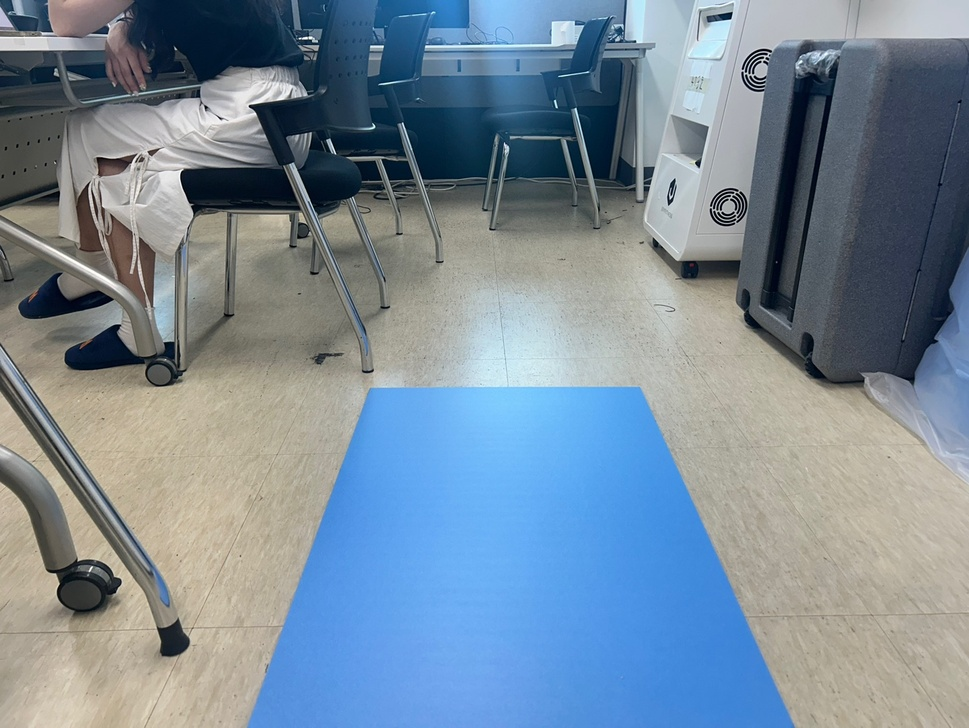
#> input picture test.jpeg, 969 x 728 px, shrunk from 1440 x 1081 before the run
$ python blue_filter.py
#> lines starting #> are read from the running program, lines starting #| are printed output that depends on the picture; after the words box and inside, x2 and y2 are one past the last pixel; in counts of white or black regions, pixels touching at a corner belong together
#> further down, img is the input picture: shape (728, 969, 3); mean R, G, B 120.5, 137.9, 152.2
import cv2
import numpy as np
from PIL import Image
import matplotlib.pyplot as plt

# ---- segmentation 함수 ----
def segment_blue_rgb(img_rgb,
                     rgb_thresh=((0, 0, 80), (120, 120, 255)),
                     hsv_thresh=((90, 50, 50), (140, 255, 255))):
    # RGB 임계
#> called with rgb_thresh = ((0, 0, 80), (120, 120, 255)), hsv_thresh = ((90, 50, 50), (140, 255, 255))
    rgb_min = np.array(rgb_thresh[0], np.uint8)
    rgb_max = np.array(rgb_thresh[1], np.uint8)
    mask_rgb = cv2.inRange(img_rgb, rgb_min, rgb_max)
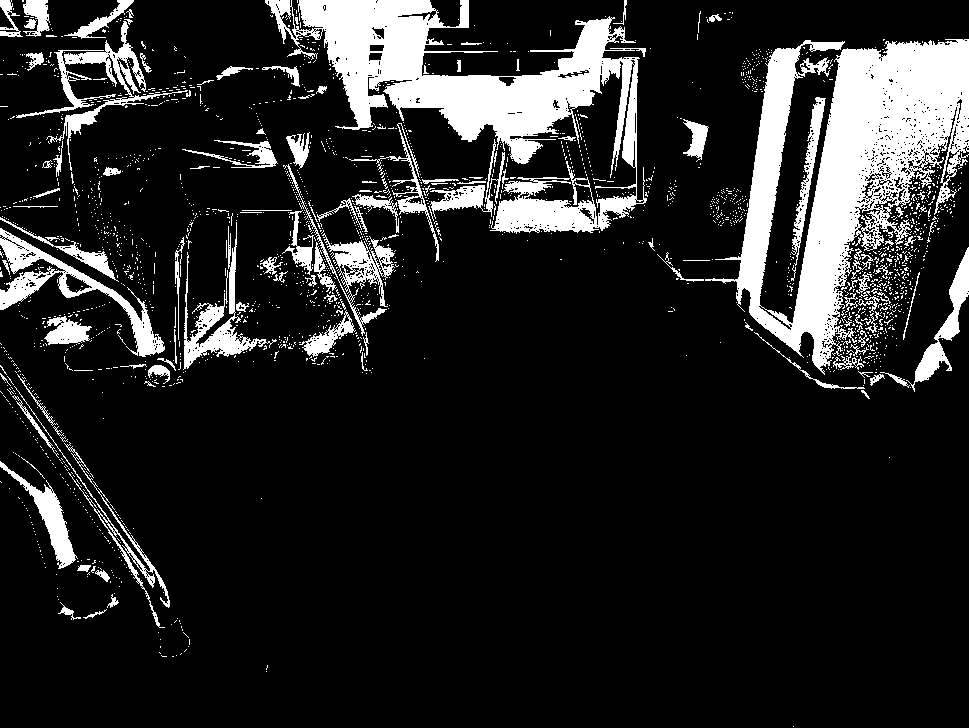
#> mask_rgb: shape (728, 969); 14.7% white; 2131 white regions (2007 under 20 px), largest, box (x1, y1, x2, y2) and area: (705, 39, 969, 375) 34993, (265, 0, 647, 234) 29752, (0, 228, 165, 357) 3910

    # HSV 임계
    img_hsv = cv2.cvtColor(img_rgb, cv2.COLOR_RGB2HSV)
#> img_hsv: shape (728, 969, 3); mean H, S, V 70.9, 78.7, 160.8
    hsv_min = np.array(hsv_thresh[0], np.uint8)
    hsv_max = np.array(hsv_thresh[1], np.uint8)
    mask_hsv = cv2.inRange(img_hsv, hsv_min, hsv_max)
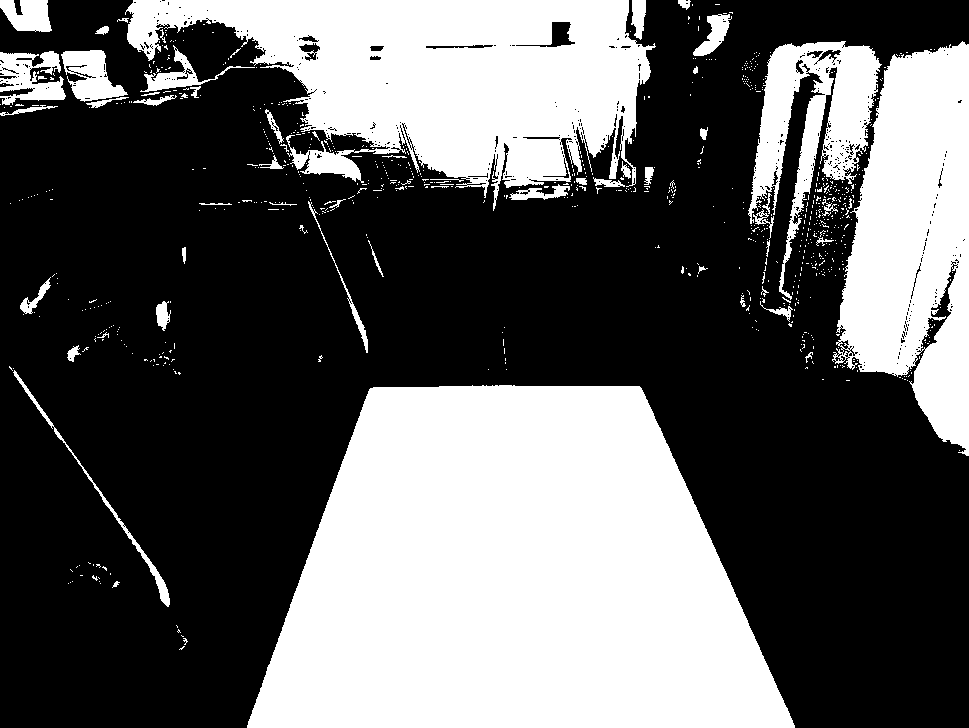
#> mask_hsv: shape (728, 969); 37.7% white; 831 white regions (772 under 20 px), largest, box (x1, y1, x2, y2) and area: (247, 385, 795, 728) 140407, (125, 0, 656, 211) 60635, (832, 41, 969, 456) 37182

    # 결합 + 잡음 제거
    mask = cv2.bitwise_or(mask_rgb, mask_hsv)
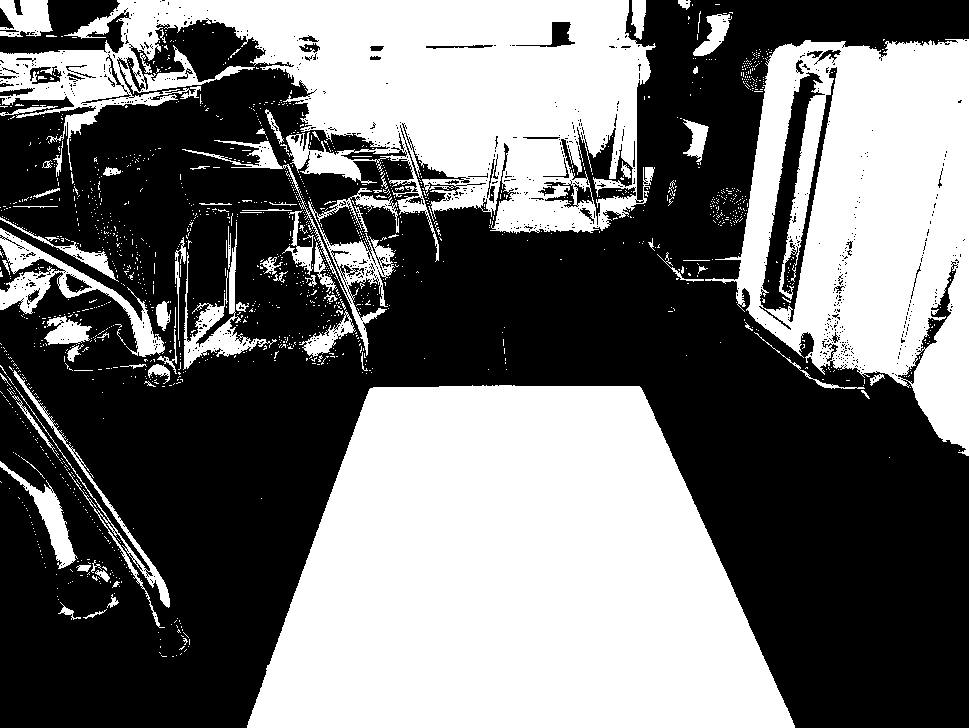
#> mask: shape (728, 969); 44.3% white; 1549 white regions (1464 under 20 px), largest, box (x1, y1, x2, y2) and area: (247, 385, 795, 728) 140411, (0, 0, 656, 262) 78101, (705, 39, 969, 456) 64538
    kernel = np.ones((5,5), np.uint8)
    mask = cv2.morphologyEx(mask, cv2.MORPH_OPEN, kernel, iterations=1)
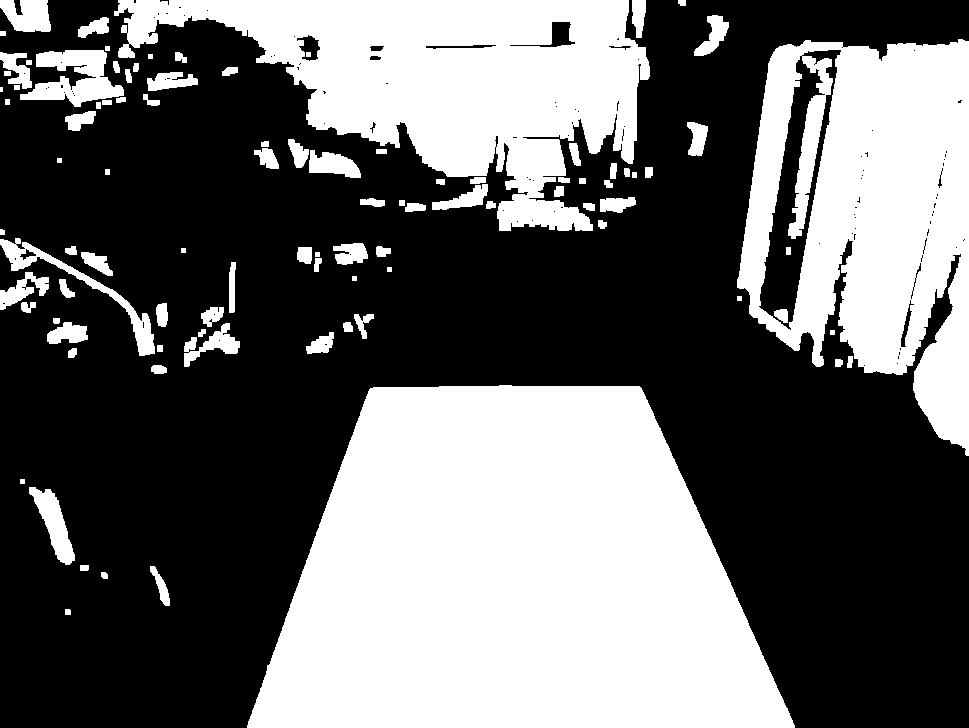
#> mask: shape (728, 969); 40.5% white; 97 white regions (1 under 20 px), largest, box (x1, y1, x2, y2) and area: (247, 385, 795, 728) 140399, (737, 39, 969, 456) 61062, (114, 0, 650, 231) 59994
    mask = cv2.morphologyEx(mask, cv2.MORPH_CLOSE, kernel, iterations=1)
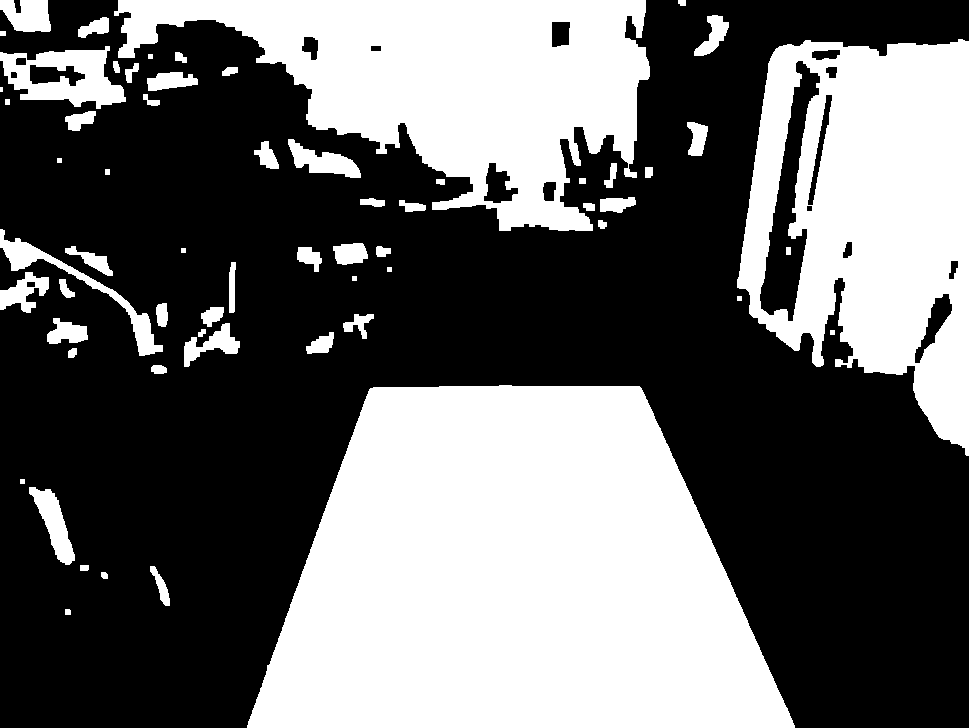
#> mask: shape (728, 969); 40.9% white; 62 white regions (1 under 20 px), largest, box (x1, y1, x2, y2) and area: (247, 385, 795, 728) 140399, (114, 0, 650, 231) 63117, (737, 39, 969, 456) 62318

    segmented = cv2.bitwise_and(img_rgb, img_rgb, mask=mask)
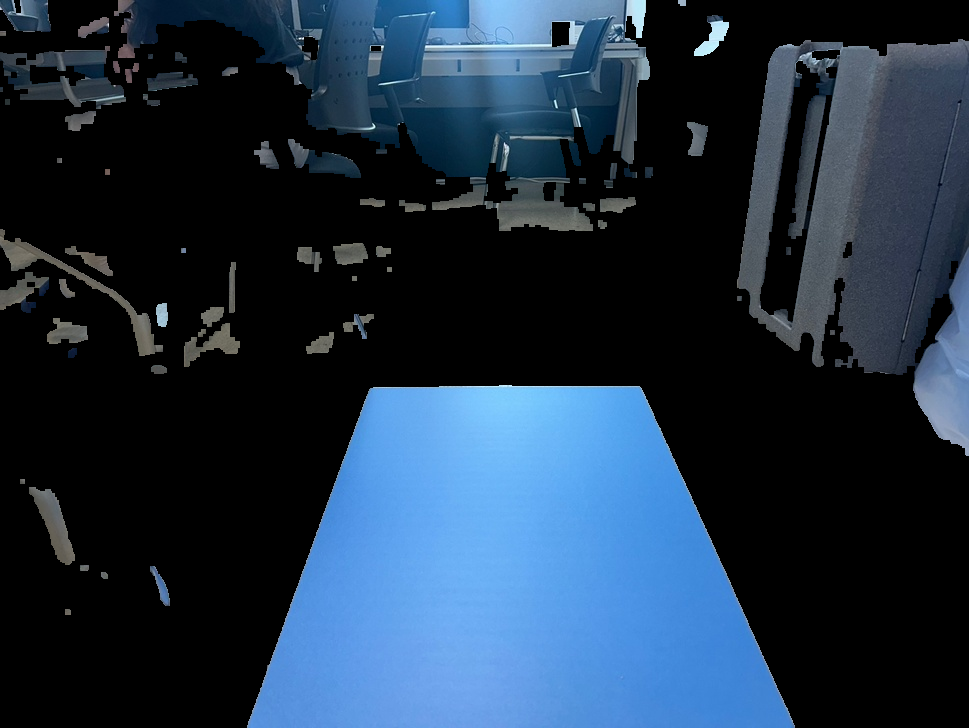
#> segmented: shape (728, 969, 3); mean R, G, B 31.5, 49.4, 68.2
    return mask, segmented

# ---- 메인 실행부 ----
if __name__ == "__main__":
    # 1. 이미지 읽기 (파일 경로 변경)
    img_path = "test.jpeg"   # 사진 경로 입력
    img = np.array(Image.open(img_path).convert("RGB"))

    # 2. 세그멘테이션 실행
    mask, segmented = segment_blue_rgb(img)

    # 3. 결과 보여주기
    plt.subplot(1,2,1)
    plt.imshow(mask, cmap="gray")
    plt.title("Blue Mask")

    plt.subplot(1,2,2)
    plt.imshow(segmented)
    plt.title("Blue Segmented")

    plt.show()

    # 4. 결과 저장
    Image.fromarray(mask).save("blue_mask.png")
    Image.fromarray(segmented).save("blue_segmented.png")
    print("success: blue_mask.png, blue_segmented.png")
